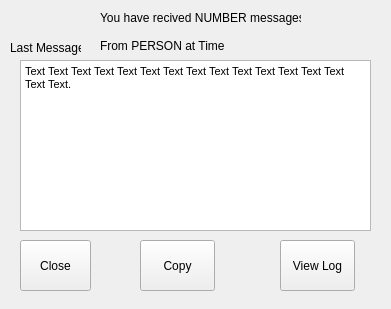
<?xml version="1.0" encoding="UTF-8"?>
<ui version="4.0">
 <class>multi_message_box</class>
 <widget class="QWidget" name="multi_message_box">
  <property name="geometry">
   <rect>
    <x>0</x>
    <y>0</y>
    <width>391</width>
    <height>309</height>
   </rect>
  </property>
  <property name="windowTitle">
   <string>TextDump</string>
  </property>
  <widget class="QLabel" name="num_messages_lable">
   <property name="geometry">
    <rect>
     <x>100</x>
     <y>10</y>
     <width>201</width>
     <height>16</height>
    </rect>
   </property>
   <property name="text">
    <string>You have recived NUMBER messages</string>
   </property>
  </widget>
  <widget class="QLabel" name="last_message_lable">
   <property name="geometry">
    <rect>
     <x>10</x>
     <y>40</y>
     <width>71</width>
     <height>16</height>
    </rect>
   </property>
   <property name="text">
    <string>Last Message:</string>
   </property>
  </widget>
  <widget class="QLabel" name="sender_timestamp_lable">
   <property name="geometry">
    <rect>
     <x>100</x>
     <y>35</y>
     <width>271</width>
     <height>21</height>
    </rect>
   </property>
   <property name="text">
    <string>From PERSON at Time</string>
   </property>
  </widget>
  <widget class="QTextBrowser" name="message_text_box">
   <property name="geometry">
    <rect>
     <x>20</x>
     <y>60</y>
     <width>351</width>
     <height>171</height>
    </rect>
   </property>
   <property name="html">
    <string>&lt;!DOCTYPE HTML PUBLIC &quot;-//W3C//DTD HTML 4.0//EN&quot; &quot;http://www.w3.org/TR/REC-html40/strict.dtd&quot;&gt;
&lt;html&gt;&lt;head&gt;&lt;meta name=&quot;qrichtext&quot; content=&quot;1&quot; /&gt;&lt;style type=&quot;text/css&quot;&gt;
p, li { white-space: pre-wrap; }
&lt;/style&gt;&lt;/head&gt;&lt;body style=&quot; font-family:'MS Shell Dlg 2'; font-size:8.25pt; font-weight:400; font-style:normal;&quot;&gt;
&lt;p style=&quot; margin-top:0px; margin-bottom:0px; margin-left:0px; margin-right:0px; -qt-block-indent:0; text-indent:0px;&quot;&gt;&lt;span style=&quot; font-size:8pt;&quot;&gt;Text Text Text Text Text Text Text Text Text Text Text Text Text Text Text Text.&lt;/span&gt;&lt;/p&gt;&lt;/body&gt;&lt;/html&gt;</string>
   </property>
  </widget>
  <widget class="QPushButton" name="close_button">
   <property name="geometry">
    <rect>
     <x>20</x>
     <y>240</y>
     <width>71</width>
     <height>51</height>
    </rect>
   </property>
   <property name="text">
    <string>Close</string>
   </property>
  </widget>
  <widget class="QPushButton" name="copy_button">
   <property name="geometry">
    <rect>
     <x>140</x>
     <y>240</y>
     <width>75</width>
     <height>51</height>
    </rect>
   </property>
   <property name="text">
    <string>Copy</string>
   </property>
  </widget>
  <widget class="QPushButton" name="log_button">
   <property name="geometry">
    <rect>
     <x>280</x>
     <y>240</y>
     <width>75</width>
     <height>51</height>
    </rect>
   </property>
   <property name="text">
    <string>View Log</string>
   </property>
  </widget>
 </widget>
 <resources/>
 <connections/>
</ui>
